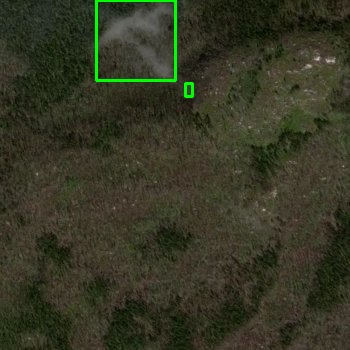
#> input picture APP/TestImg/-62.39074,51.35761-bbox.jpg, 350 x 350 px, given as the content of the folder IMG, which was not available
$ jupyter execute --allow-errors Model_Training.ipynb   (shell and % lines are left out)   (text cells are left out)
#> lines starting #> are read from the running program, lines starting #| are printed output that depends on the picture; after the words box and inside, x2 and y2 are one past the last pixel; in counts of white or black regions, pixels touching at a corner belong together; pictures that were not available may be replaced by others from this repository, and a replacement may not be noted
[cell 1]
import numpy as np
import pandas as pd
import os.path
from pathlib import Path
import matplotlib.pyplot as plt
from tensorflow.keras import optimizers, regularizers
from tensorflow.keras.models import Sequential
from tensorflow.keras.layers import Dense, Flatten, Dropout, Conv2D, MaxPooling2D
from tensorflow.keras.preprocessing.image import ImageDataGenerator
from tensorflow.keras.callbacks import ModelCheckpoint, EarlyStopping
import albumentations as A
import cv2

[cell 2]
def create_df_img(filepath):
    """
    Create a DataFrame with the filepath and the labels of the pictures

    Args : filepath of the images
    Return : pandas dataframe
    """
    labels = list(map(lambda x: os.path.split(os.path.split(x)[0])[1], filepath))
    filepath = pd.Series(filepath, name='Filepath').astype(str)
    labels = pd.Series(labels, name='Label')
    df = pd.concat([filepath, labels], axis=1)
    df = df.sample(frac=1).reset_index(drop = True)
    return df

[cell 3]
train_dir = Path('IMG')
filepaths = list(train_dir.glob(r'**/*.jpg'))
val_dir = Path('IMG')
filepaths_valid = list(val_dir.glob(r'**/*.jpg'))

[cell 4]
df_train = create_df_img(filepaths)
df_valid = create_df_img(filepaths_valid)
df_train.head()

[cell 5]
df_valid.head()

[cell 6]
def augmentation(image):
    """
    Function for Augmenting Images
    """
    aug = A.Compose([
        A.Flip(),
        A.Rotate(limit=75,always_apply=True),
    ])
    augmented_image = aug(image=image)['image']
    return augmented_image

[cell 7]
BATCH_SIZE = 256
# Creating Train Generator using Image Generator
#> (the rest of this cell did not finish here and is left out)

[cell 8]
df_train.head()

[cell 9]
shrink = 1e-3
image_shape=plt.imread(df_train["Filepath"][0]).shape
#> image_shape = (350, 350, 3)
#> (the rest of this cell did not finish here and is left out)

[cell 10]
from PIL import ImageFile
ImageFile.LOAD_TRUNCATED_IMAGES = True

#> (the rest of this cell did not finish here and is left out)

#> (a cell that did not finish here is left out)

[cell 12]
def draw_fire_bbox(image_path):
    """
    Draws a bounding box around the fire region in the satellite image and saves the fire mask.
    """
#> called with image_path = 'APP/TestImg/-62.39074,51.35761.jpg'
    image = cv2.imread(image_path)
    if image is None:
        raise ValueError(f"Unable to load the image from path: {image_path}")

    hsv_image = cv2.cvtColor(image, cv2.COLOR_BGR2HSV)
#> hsv_image: shape (350, 350, 3); mean H, S, V 29.9, 95.9, 57.3
    lower_bound = np.array([0, 0, 50], dtype=np.uint8)
    upper_bound = np.array([180, 50, 255], dtype=np.uint8)

    fire_mask = cv2.inRange(hsv_image, lower_bound, upper_bound)
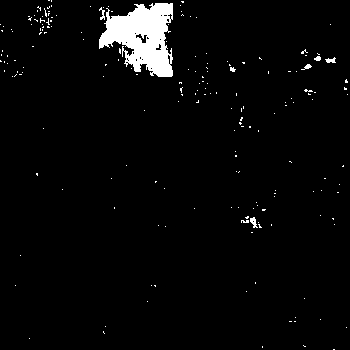
#> fire_mask: shape (350, 350); 3.3% white; 190 white regions (183 under 20 px), largest, box (x1, y1, x2, y2) and area: (99, 3, 173, 77) 3403, (250, 217, 258, 228) 47, (325, 57, 336, 63) 40
    kernel = np.ones((5, 5), np.uint8)
    fire_mask = cv2.morphologyEx(fire_mask, cv2.MORPH_OPEN, kernel)
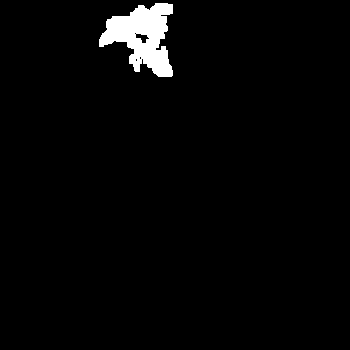
#> fire_mask: shape (350, 350); 2.5% white; 1 white region, box (x1, y1, x2, y2) and area: (99, 3, 173, 77) 3077
    fire_mask = cv2.morphologyEx(fire_mask, cv2.MORPH_CLOSE, kernel)
#> fire_mask: shape (350, 350); 2.6% white; 1 white region

    contours, _ = cv2.findContours(fire_mask, cv2.RETR_EXTERNAL, cv2.CHAIN_APPROX_SIMPLE)
#> contours = 1 contour; box (x1, y1, x2, y2) and area: (99, 3, 173, 77) 3032
    for cnt in contours:
        x, y, w, h = cv2.boundingRect(cnt)
        cv2.rectangle(image, (x, y), (x + w, y + h), (0, 255, 0), 2)
#> this loop made 1 pass
#> (x, y, w, h) on pass 1: (99, 3, 74, 74)
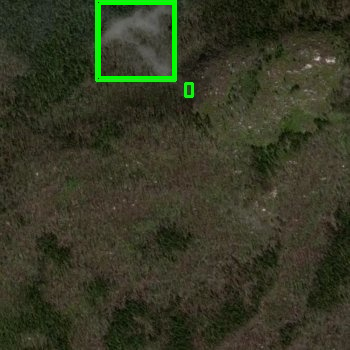
#> image: shape (350, 350, 3); mean B, G, R 36.2, 56.1, 53.1

    base_name = os.path.splitext(os.path.basename(image_path))[0]
    bbox_output_path = f"APP/TestImg/{base_name}-bbox.jpg"
    mask_output_path = f"APP/TestImg//{base_name}-mask.jpg"

    cv2.imwrite(bbox_output_path, image)
    cv2.imwrite(mask_output_path, fire_mask)

    return bbox_output_path, mask_output_path

[cell 13]
# bbox, mask = draw_fire_bbox('APP/TestImg/-62.39074,51.35761.jpg')
image_path = os.path.abspath('APP/TestImg/-62.39074,51.35761.jpg')
bbox, mask = draw_fire_bbox(image_path)

[cell 14]
bb = cv2.imread(bbox)
mask = cv2.imread(mask)
#> mask: shape (350, 350, 3); min 0, max 255, mean 6.6

[cell 15]
# Convert the images from BGR to RGB (as OpenCV loads images in BGR by default)
bb_rgb = cv2.cvtColor(bb, cv2.COLOR_BGR2RGB)
mask_rgb = cv2.cvtColor(mask, cv2.COLOR_BGR2RGB)

[cell 16]
plt.figure(figsize=(10, 5))

plt.subplot(1, 2, 1)
plt.imshow(bb_rgb)
plt.title("Bounding Box")

plt.subplot(1, 2, 2)
plt.imshow(mask_rgb)
plt.title("Fire Mask")

plt.show()
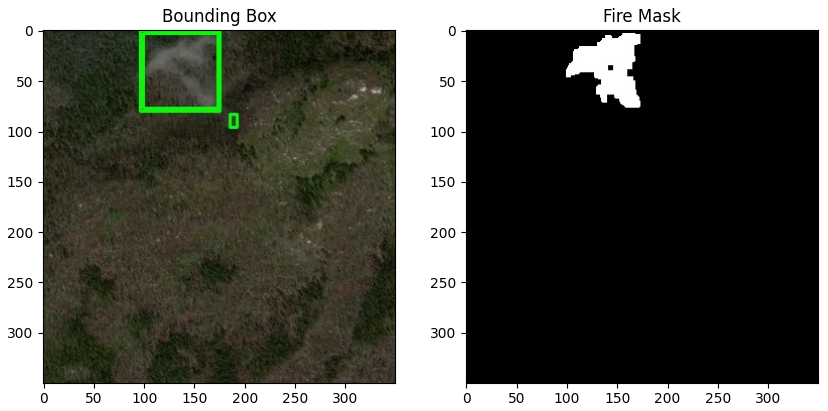
#> figure drawn by matplotlib, 2 panels
